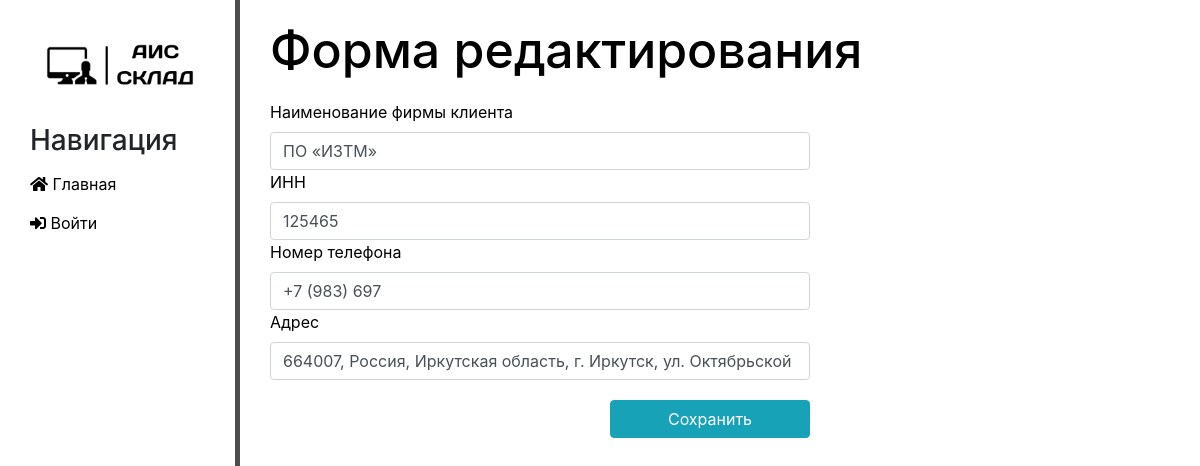
Before: /clients/update_client/1 with the older database file.
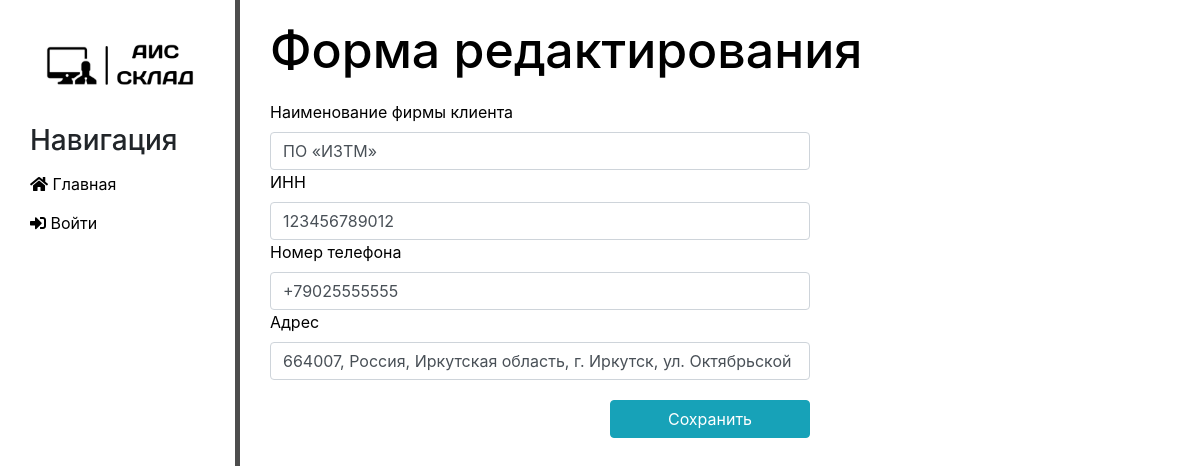
After: the same page with the newer database file.
### main/models.py (models this page shows, shortened)
class Client(models.Model):
    client_name = models.CharField('Название фирмы', max_length=255)
    inn = models.BigIntegerField('ИНН')
    phone = models.CharField('Телефон', max_length=12)
    address = models.CharField('Адрес', max_length=255)
    class Meta:
        verbose_name = 'Клиент'
        verbose_name_plural = 'Клиенты'

### main/views.py (the view)
# urls.py: path('clients/update_client/<int:pk>', views.ClientsUpdatelView.as_view(), name='update_client'),
class ClientsUpdatelView(UpdateView):
    model = Client
    template_name = 'main/client_add_form.html'
    form_class = ClientForm

### main/templates/main/client_add_form.html (shortened to what this page needs)
{% extends 'main/layout.html' %}
{% block content %}
    <div class="features">
        {% if title %}
    <h1> {{title}} </h1>
        {% else %}
    <h1> Форма редактирования </h1>
         {% endif %}
        <form method="post">
            <label>Наименование фирмы клиента</label>
            {{form.client_name}}
            <label>ИНН</label>
            {{form.inn}}
            <label>Номер телефона</label>
            {{form.phone}}
            <label>Адрес</label>
            {{form.address}}
            <button type="submit" class="btn btn-info">Сохранить</button>
        </form>
    </div>
{% endblock %}

Changed rows visible on the page:
changed Client "ПО «ИЗТМ»": inn "125465" → "123456789012"; phone "+7 (983) 697" → "+79025555555"
